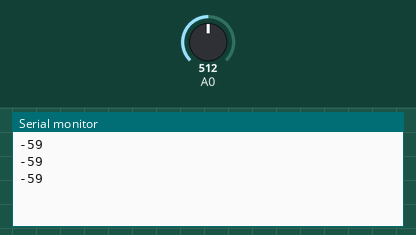
Recording of a sketch running on a simulated Arduino Uno, built with avr-gcc and run on an emulated ATmega328P. Shown: the last lines printed to the serial monitor. Inputs (shaded band) come from the test bench; at power-on: A0 = 512.

Above: at 1.3 s.
1.4 s: A0 set to 716
At 1.9 s:
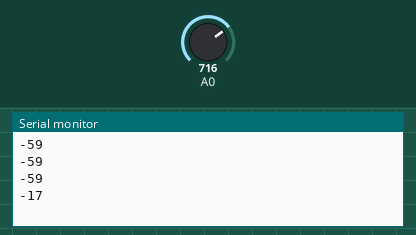
2.9 s: A0 set to 900
At 3.4 s:
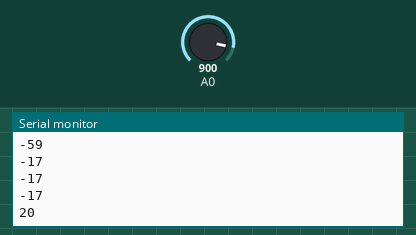
Timing chart, 0 to 5.9 s (numbered marks = the images above; inputs shaded):
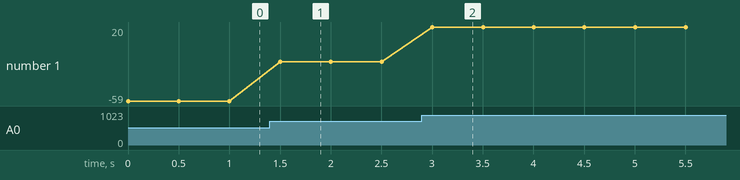

Measured:
- after the input at 1.4 s, the serial monitor: prints a new line after 0.10 s (image 1)
- after the input at 2.9 s, the serial monitor: prints a new line after 0.10 s (image 2)
- plotted number 1: -59 → -17 after the input at 1.4 s, -17 → 20 after the input at 2.9 s

The sketch:

Reading_and_Mapping_Analog_Values.ino
```cpp
/*
 * Reading Analog values
 */


 void setup(){
  Serial.begin(115200);
 }

 void loop(){
  //Serial.println(analogRead(36));

  int sensorVal = map(analogRead(A0),800,1283,0,100); //mapping values from 0-4095 to 0-100
  Serial.println(sensorVal);
  delay(500);
 }
```
